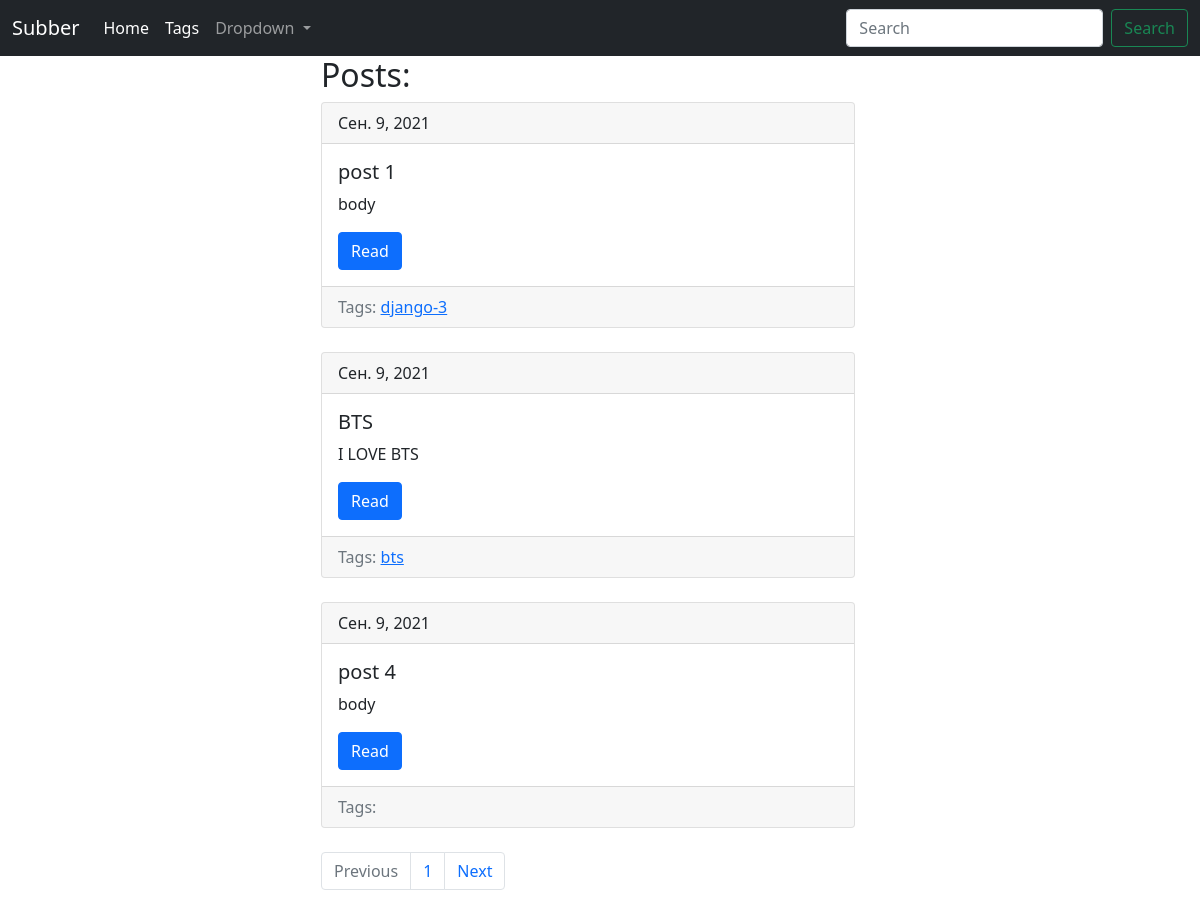
The page / on the database its author committed.
### blog/models.py (models this page shows, shortened)
class Post(models.Model):
    title = models.CharField(max_length=150, db_index=True) #ставим индексирование для быстрого поиска
    slug = models.SlugField(max_length=150, unique=True, blank=True) #уник. поля по умолчанию индексируются
    body = models.TextField(blank=True, db_index=True)
    tags = models.ManyToManyField('Tag', blank=True, related_name='posts') #связь
    date_pub = models.DateField(auto_now_add=True)
    def get_absolute_url(self): #соглашение
        return reverse('post_detail_url', kwargs={'slug': self.slug})
    class Meta:
        ordering = ['date_pub']

class Tag(models.Model):
    title = models.CharField(max_length=50)
    slug = models.SlugField(max_length=50, unique=True)
    def get_absolute_url(self): #соглашение
        return reverse('tag_detail_url', kwargs={'slug': self.slug})
    class Meta:
        ordering = ['title']

### blog/views.py (the view)
# urls.py: path('', main_view, name='main_url'),
def main_view(request):
    posts = Post.objects.all() #получаем QuerySet наших постов
    paginator = Paginator(posts, 3) # создаем пагинатор, передаем QuerySet и кол-во отображаемых постов
    page_number = request.GET.get('page', 1) #обращаемся к словарю GET объекта request и получаем с помощью метода get значение ключа page
    page = paginator.get_page(page_number) #достаем нужную страницу
    is_paginated = page.has_other_pages()
    if page.has_previous():
        prev_url = '?page={}'.format(page.previous_page_number())
    else:
        prev_url = ''
    if page.has_next():
        next_url = '?page={}'.format(page.next_page_number())
    else:
        next_url = ''
    context = {
        'page_object': page,
        'is_paginated': is_paginated,
        'next_url': next_url,
        'prev_url': prev_url
    }
    return render(request, 'blog/index.html', context=context) #передаем посты с нужной страницы

### blog/templates/blog/index.html
{% extends "blog/base_blog.html" %}
{% block content %}
  <h2 class='mb=5'> Posts: </h2>
  {% for post in page_object.object_list %}
      {% include 'blog/includes/post_card_template.html' %}
  {% endfor %}
{% endblock %}

### blog/templates/blog/includes/post_card_template.html
<div class="card mb-4">
  <div class="card-header">
    {{ post.date_pub }}
  </div>
  <div class="card-body">
    <h5 class="card-title">{{ post.title }}</h5>
    <p class="card-text"> {{ post.body | truncatewords:15 }}</p>
    <a href="{{ post.get_absolute_url }}" class="btn btn-primary">Read</a>
  </div>
  <div class="card-footer text-muted">
    Tags:
    {% for tag in post.tags.all %}
      <a href="{{ tag.get_absolute_url }}"> {{ tag.title }}</a>
      {% endfor %}
  </div>
</div>

### rows shown on the page
Post: date_pub "Сен. 9, 2021", title "post 1", body "body"
Tag: title "django-3"
Post: date_pub "Сен. 9, 2021", title "BTS", body "I LOVE BTS"
Tag: title "bts"
Post: date_pub "Сен. 9, 2021", title "post 4", body "body"

### other values the page prints
{{ n }} "1"
